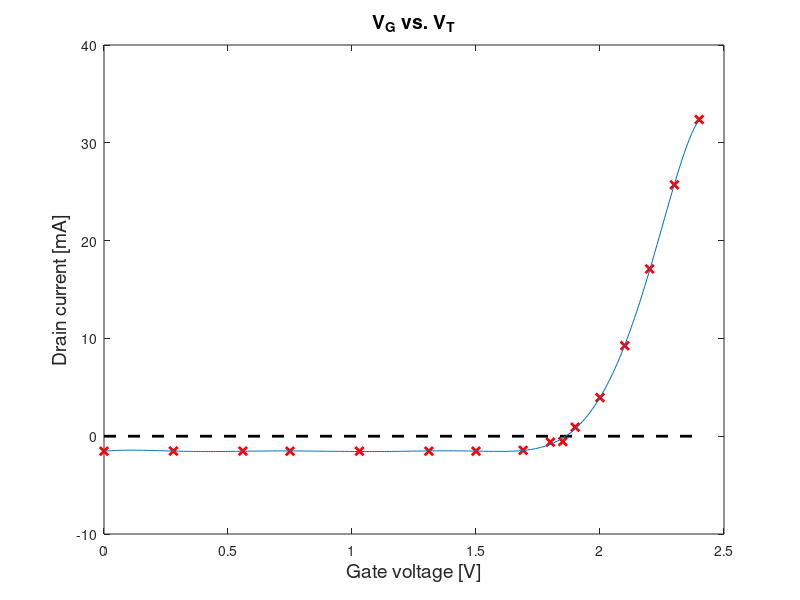

MATLAB code to generate this figure:
clear all; close all; clc
x = [0 0.28 0.56 0.75 1.03 1.31 1.5 1.69 1.8 1.85 1.9 2 2.1 2.2 2.3 2.4];
y = [-1.537 -1.521 -1.523 -1.537 -1.53 -1.532 -1.534 -1.444 -0.608 -0.55 0.923 3.95 9.255 17.1 25.7 32.38];

plot(x,y,'xr','linewidth',2)
hold on
plot([0 2.4],[0 0],'--k','linewidth',2)

p = polyfit(x,y,9);
x_polyfit = 0:0.01:2.4;
y_polyfit = polyval(p,x_polyfit);

plot(x_polyfit,y_polyfit);


x_zero = find(y_polyfit > 0);
x_z = x_polyfit(min(x_zero)-1)


xlabel('Gate voltage [V]','fontsize',14)
ylabel('Drain current [mA]','fontsize',14)
title('V_G vs. V_T','fontsize',14)



